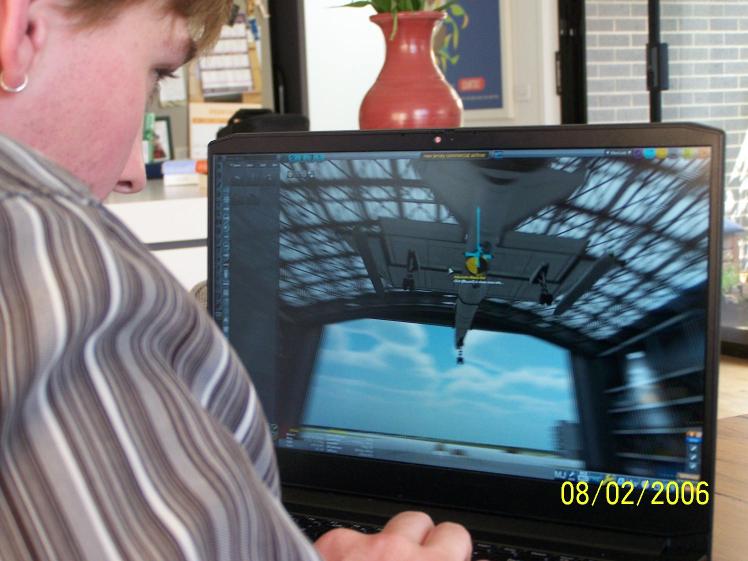
#> input picture src/photos/100_6126.jpg, 1496 x 1122 px (shown at 1/2 size); its folder holds 4 pictures in this run
$ python builder.py
#> lines starting #> are read from the running program, lines starting #| are printed output that depends on the picture
# db file -> html pages (via template) -> styled (via css) ->

import yaml, os, chevron, datetime
from PIL import Image
import PIL.ExifTags

class Builder:
    def __init__(self):
        self.add_photos()

        self.load_site()
        self.load_photos()

    def add_photos(self):
        #this is all a little odd so i figure you deserve an explanation
        #photos are taken from the src/photos folder
        #converted to gifs with a palette
        #resized to 640x480
        #then copied to the site/photos folder
        #but....
        #because GIFS cant have exif data and i want to keep some of the metadata
        #we extract to parts of the metadata (the time the photo was taken and the desc)
        #however not all cameras store this info in the same place
        #first for datestring we look in DateTimeOriginal
        #but if that doesnt exist we use DateTime
        #for desc first we look in ImageDescription
        #but if there isnt one we instead just use the camera model
        #and we store both of these in the GIF comment delimited with |
        for file in os.listdir('src/photos'):
            name, ext = file.split('.')
            img = Image.open(f'src/photos/{name}.{ext}')
#> img is the input picture: PIL image 1496x1122 RGB; mean R, G, B 113, 114.8, 118.7
            exif = img.getexif()
            img.thumbnail((640, 480))
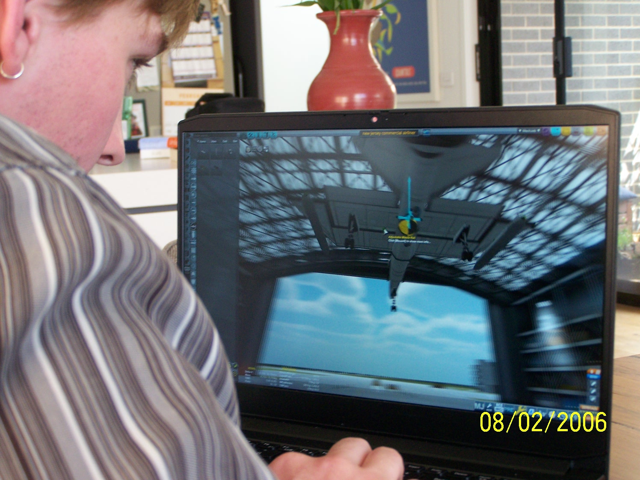
#> img: PIL image 640x480 RGB; mean R, G, B 113, 114.8, 118.7
            # [9 lines of commented-out code are left out]
            img.save(f'site/photos/{name}.jpg', exif=exif)
#> pass 2 of the loop in add_photos, `for file in os.listdir('src/photos'):`:
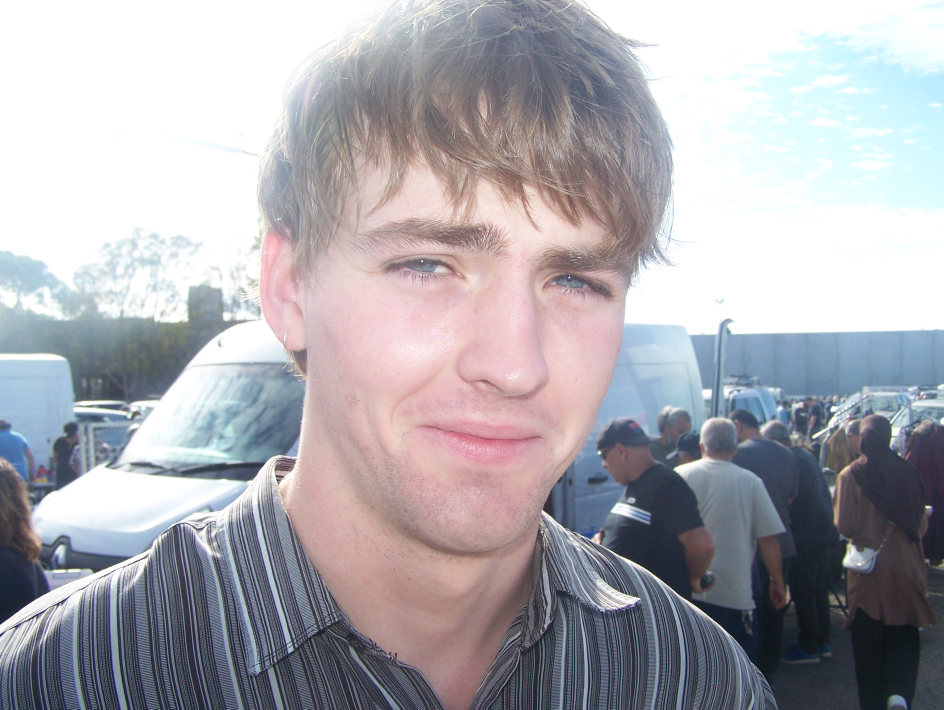
#> input picture src/photos/100_6138.jpg, 2832 x 2128 px (shown at 1/3 size)
#> in add_photos, img is the input picture: PIL image 2832x2128 RGB; mean R, G, B 171.3, 169.6, 175.4
#> in add_photos, `img.thumbnail((640, 480))`:
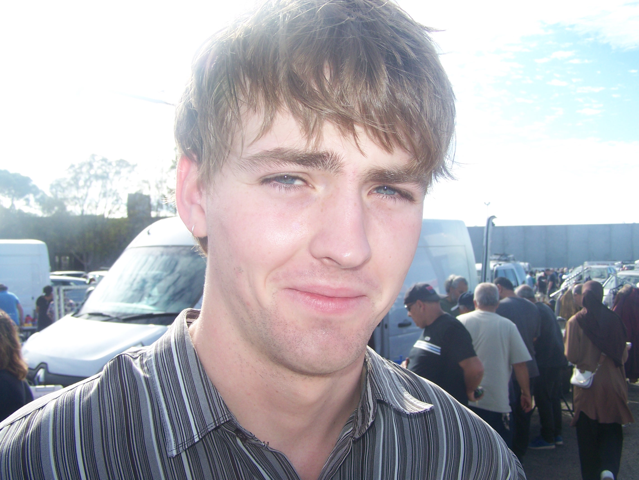
#> img: PIL image 639x480 RGB; mean R, G, B 171.4, 169.7, 175.5
#> pass 3 of the loop in add_photos, `for file in os.listdir('src/photos'):`:
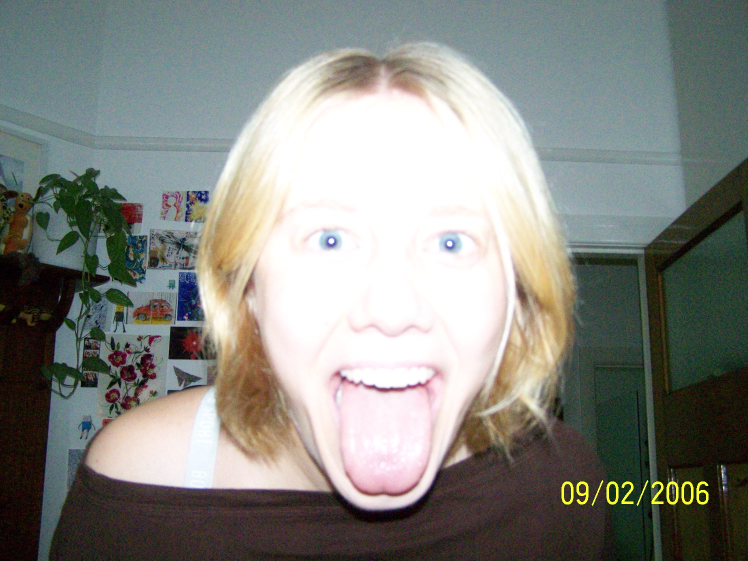
#> input picture src/photos/100_6206.jpg, 1496 x 1122 px (shown at 1/2 size)
#> in add_photos, img is the input picture: PIL image 1496x1122 RGB; mean R, G, B 133.4, 135.3, 129.7
#> in add_photos, `img.thumbnail((640, 480))`:
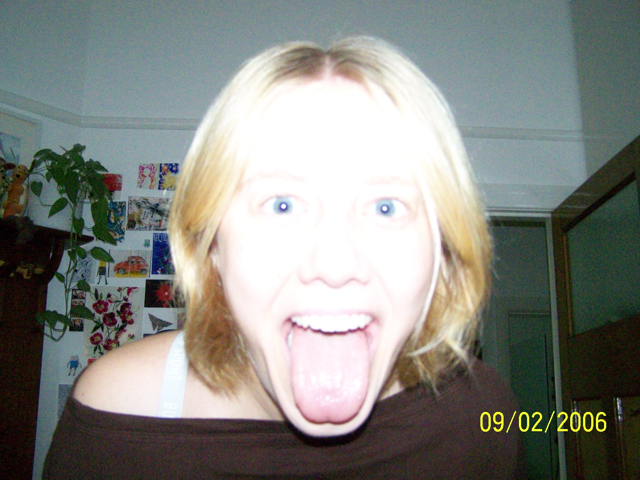
#> img: PIL image 640x480 RGB; mean R, G, B 133.4, 135.2, 129.7
#> the loop made 4 passes; the first 3 are shown
            #os.remove(f'src/photos/{name}.{ext}')

    # [9 lines left out: function get_info_from_exif, not called in this run]

    def load_site(self):
        self.db = {}
#> (the run stopped early here; a loop or call above may not have finished)
